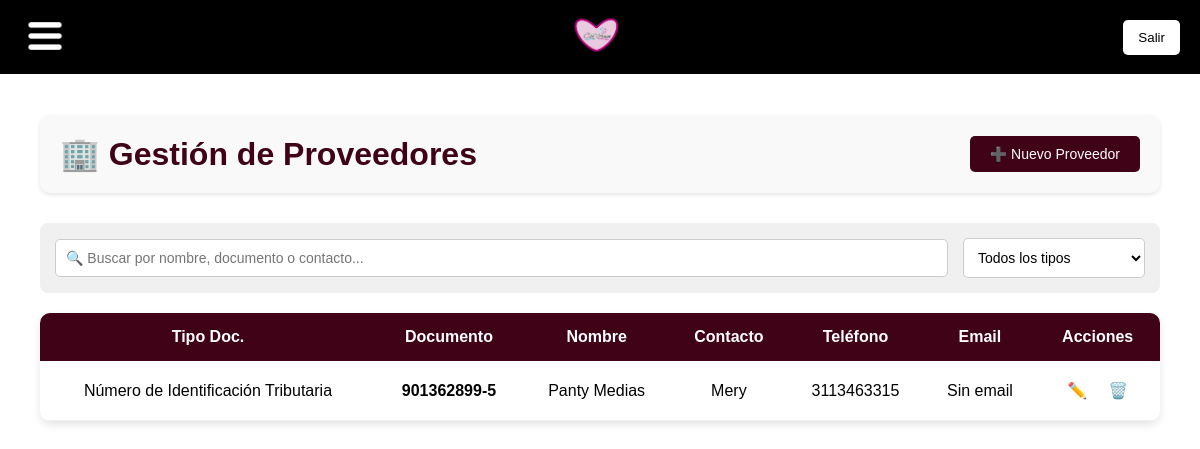
Screenshot of /proveedores/ with the database file from the repository.
### app_alejandra/models.py (models this page shows, shortened)
class Proveedor(models.Model):
    TIPOS_DOCUMENTO = [
        ('CC', 'Cédula de Ciudadanía'),
        ('NIT', 'Número de Identificación Tributaria'),
        ('CE', 'Cédula de Extranjería'),
        ('PAS', 'Pasaporte'),
    ]
    tipo_documento = models.CharField(max_length=3, choices=TIPOS_DOCUMENTO, default='NIT')
    documento = models.CharField(max_length=50, unique=True)
    nombre = models.CharField(max_length=200, unique=True)
    contacto = models.CharField(max_length=200, blank=True, null=True, help_text="Persona responsable/contacto directo")
    telefono = models.CharField(max_length=15, blank=True, null=True)
    email = models.EmailField(blank=True, null=True)
    direccion = models.TextField(blank=True, null=True)

### app_alejandra/views.py (the view, shortened to what this page needs)
# urls.py: path('proveedores/', views.proveedor_view, name='proveedores'),
def proveedor_view(request):
    proveedores = Proveedor.objects.all()
    return render(request, 'proveedores.html', {'proveedores': proveedores})

### app_alejandra/templates/proveedores.html (shortened to what this page needs)
{% extends "base.html" %}
{% block content %}
<div class="main-container">
    <div class="header-section">
        <h1>🏢 Gestión de Proveedores</h1>
        <button class="btn-primary" onclick="openModal()">
            ➕ Nuevo Proveedor
        </button>
    </div>
    <div class="search-filter-section">
        <input type="text" class="search-input" id="searchInput" placeholder="🔍 Buscar por nombre, documento o contacto..." onkeyup="filterTable()">
        <select class="filter-select" id="tipoFilter" onchange="filterTable()">
            <option value="">Todos los tipos</option>
        </select>
    </div>
    <div class="table-container">
        <table class="table" id="proveedoresTable">
            <thead>
                <tr>
                    <th>Tipo Doc.</th>
                    <th>Documento</th>
                    <th>Nombre</th>
                    <th>Contacto</th>
                    <th>Teléfono</th>
                    <th>Email</th>
                    <th>Acciones</th>
                </tr>
            </thead>
            <tbody>
                {% for proveedor in proveedores %}
                <tr data-tipo="{{ proveedor.tipo_documento|lower }}" data-documento="{{ proveedor.documento|lower }}" data-nombre="{{ proveedor.nombre|lower }}" data-contacto="{{ proveedor.contacto|lower }}">
                    <td>{{ proveedor.get_tipo_documento_display }}</td>
                    <td><strong>{{ proveedor.documento }}</strong></td>
                    <td>{{ proveedor.nombre }}</td>
                    <td>{{ proveedor.contacto|default:"Sin contacto" }}</td>
                    <td>{{ proveedor.telefono|default:"Sin teléfono" }}</td>
                    <td>{{ proveedor.email|default:"Sin email" }}</td>
                    <td>
                        <div class="action-buttons">
                            <button class="btn-success" onclick="editProveedor({{ proveedor.id }})" title="Editar">
                                ✏️
                            </button>
                            <button class="btn-danger" onclick="deleteProveedor({{ proveedor.id }}, '{{ proveedor.nombre }}')" title="Eliminar">
                                🗑️
                            </button>
                        </div>
                    </td>
                </tr>
                {% empty %}
                <tr>
                    <td colspan="7" class="no-data">
                        📝 No hay proveedores registrados aún. ¡Crea tu primer proveedor!
                    </td>
                </tr>
                {% endfor %}
            </tbody>
        </table>
    </div>
</div>
{% endblock %}

### app_alejandra/templates/proveedores.html (style rules this page uses)
.main-container { max-width: 1200px; margin: 0 auto; padding: 20px; }
.header-section { display: flex; justify-content: space-between; align-items: center; margin-bottom: 30px; padding: 20px; background-color: #f9f9f9; border-radius: 10px; box-shadow: 0 2px 4px rgba(0, 0, 0, 0.1); }
.header-section h1 { color: #3F0216; margin: 0; }
.search-filter-section { display: flex; gap: 15px; align-items: center; margin-bottom: 20px; padding: 15px; background-color: #f0f0f0; border-radius: 8px; }
.search-input { flex: 1; padding: 10px; border: 1px solid #ccc; border-radius: 5px; font-size: 14px; }
.filter-select { padding: 10px; border: 1px solid #ccc; border-radius: 5px; font-size: 14px; background-color: white; }
.btn-primary { background-color: #3F0216; color: white; border: none; border-radius: 5px; padding: 10px 20px; cursor: pointer; transition: background-color 0.3s ease; font-size: 14px; }
.btn-danger { background: none; color: #dc3545; border: none; padding: 8px; cursor: pointer; transition: color 0.3s ease; font-size: 16px; }
.btn-success { background: none; color: #28a745; border: none; padding: 8px; cursor: pointer; transition: color 0.3s ease; font-size: 16px; }
.table-container { background-color: white; border-radius: 10px; box-shadow: 0 4px 8px rgba(0, 0, 0, 0.1); overflow: hidden; }
.table { width: 100%; border-collapse: collapse; margin: 0; }
.table th { background-color: #3F0216; color: white; padding: 15px 12px; text-align: center; font-weight: bold; border: none; }
.table td { padding: 12px; text-align: center; border-bottom: 1px solid #eee; vertical-align: middle; }
.action-buttons { display: flex; gap: 5px; justify-content: center; }

### rows the page displays
Proveedor: tipo_documento "Número de Identificación Tributaria", documento "901362899-5", nombre "Panty Medias", contacto "Mery", telefono "3113463315", email "Sin email"
